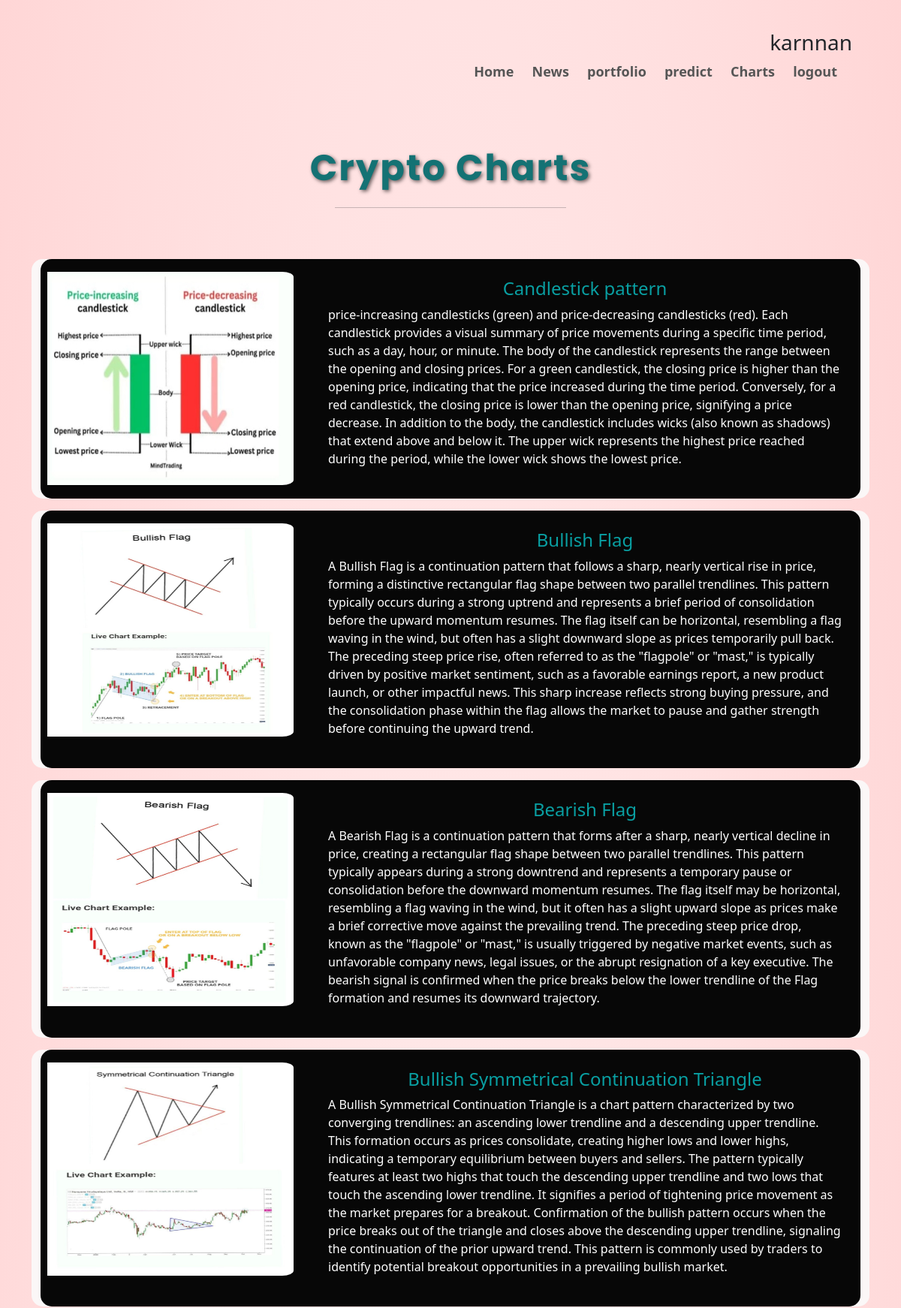
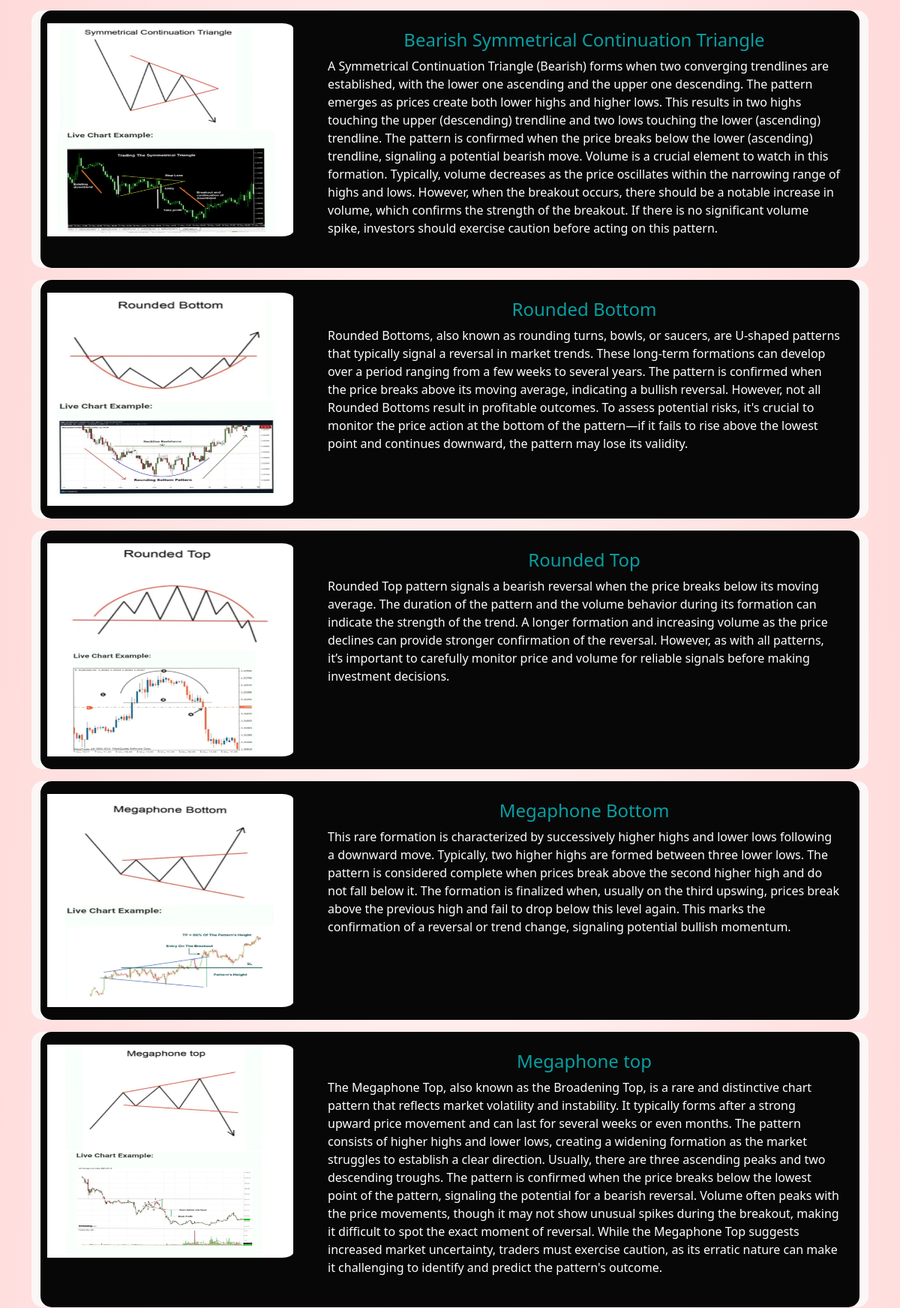
The app's page /chart/charts (signed in, upper part) with its own data (2 pictures, top to bottom).
### users/models.py (models this page shows)
class users(models.Model):
    name=models.CharField(max_length=200)
    user=models.OneToOneField(User,on_delete=models.CASCADE,related_name='user_profile')
    def __str__(self) -> str:
        return self.name

### charts/models.py (models this page shows)
class chart(models.Model):
    title =models.CharField(max_length=100,null=False)
    description=models.TextField()
    image=models.ImageField(upload_to='media')
    priority=models.IntegerField(default=0)
    def __str__(self) -> str:
        return self.title

### charts/views.py (the view, shortened to what this page needs)
# urls.py: path('charts',views.charts,name='charts'),
@login_required(login_url='/account')
def charts(request):
    form = FeedbackForm()
    chart_list=chart.objects.order_by('-priority')
    print(chart_list)
    for i in chart_list:
        print(i.title)
    context={'chart' : chart_list , 'form' :form}
    return render(request, 'lchart.html',context)

### templates/lchart.html
{% extends 'blank.html' %}
{% block content %}
{% include 'chart.html' %}
{% endblock content %}

### templates/blank.html (shortened to what this page needs)
{% load static %}
<!DOCTYPE html>
<html lang="en">
<head>
    <link rel="stylesheet" href="{% static 'css/bootstrap.css' %}">
    <link rel="stylesheet" href="{% static 'style.css' %}">
</head>
<body>
    <div class="header">
        <div class="containers">
            {% block menu %}
            {% include 'menu.html' %}
            {% endblock menu %}
            {% block content %}
            {% endblock content %}
        </div>
</body>
</html>

### templates/menu.html
{% load static %}
<div class="navbars">
    <nav>
        <h3>{{ user.user_profile }}</h3>
        <ul style="font-weight:bold; color:black;">
            {% if not user.is_authenticated %}
            <li><a href="{% url 'index' %}">Home</a></li>
            <li><a href="{% url 'account' %}">Account</a></li>
            {% else %}
            <li><a href="{% url 'homes' %}">Home</a></li>
            <li><a href="{% url 'newz' %}"> News</a></li>
           <li><a href="{% url 'portfolio' %}"> portfolio</a></li>
           <li><a href="{% url 'predicts' %}">predict</a></li>
           <li><a href="{% url 'charts' %}"> Charts</a></li>
            <li><a href="{% url 'signout' %}"> logout</a></li>
            {% endif %}
        </ul>
    </nav>
</div>

### templates/chart.html
{% load static %}
<div class="container">
  <div class="container-fluid" style="padding:20px; padding-top:30px">
    <div class="row justify-content-md-center">
      <div class="col-12 col-md-10 col-lg-8 col-xl-7 col-xxl-6">
        <h2 class="mb-4 display-5 text-center" id="h1heading">
          Crypto Charts
        </h2>
        <hr class="w-50 mx-auto mb-5 mb-xl-9 border-dark-subtle">
      </div>
    </div>
  </div>
  {% for list in chart %}
  <div class="container col-12 card-hover-effect" style="background-color:rgb(251, 247, 247); border-radius: 15px;">
    <div class="card mb-3 p-2" style="background-color:rgb(7, 7, 7); border-radius: 15px;">
      <div class="row g-0">
        <div class="col-4">
          <img src="{{ list.image.url}}" class="img-fluid rounded-start col-11 py-2"
               style="min-height:300px; max-height: 300px; max-width: 500px; border-radius: 15px;" alt="image missing">
        </div>
        <div class="col-md-8">
          <div class="card-body">
            <h4 class="card-title text-center" style="color:rgba(11, 239, 243, 0.659);"> {{list.title}}</h4>
            <p class="card-texts" style="color:white;">{{ list.description }}</p>
          </div>
        </div>
      </div>
    </div>
  </div>
  {% endfor %}
</div>

### static/style.css (style rules this page uses)
.header { background: radial-gradient(#fff,#ffd6d6); }
.containers { max-width: 1300px; margin: auto; padding-left: 25px; padding-right: 25px; }
.navbars { display: flex; align-items: center; padding: 40px; }
nav { flex: 1; text-align: right; }
nav ul { display: inline-block; list-style-type: none; }
nav ul li { display: inline-block; margin-right: 20px; }
a { text-decoration: none; color: #555; font-size: 18px; }
.card-hover-effect { transition: transform 0.3s, box-shadow 0.3s; }
#h1heading { font-family: 'Poppins', sans-serif; font-size: 3rem; font-weight: 700; color: rgb(20, 114, 116); letter-spacing: 2px; text-shadow: 2px 2px 5px rgba(0, 0, 0, 0.6); }

### records on screen
chart: image (picture), title "Candlestick pattern", description "price-increasing candlesticks (green) and price-decreasing candlesticks (red). Each candlestick provides a visual summary of price movements during a specific time period, such as a day, hour, or minute. The body of the candlestick represents the range between the opening and closing prices. For a green candlestick, the closing price is higher than the opening price, indicating that the price increased during the time period. Conversely, for a red candlestick, the closing price is lower than the opening price, signifying a price decrease. In addition to the body, the candlestick includes wicks (also known as shadows) that extend above and below it. The upper wick represents the highest…"
chart: image (picture), title "Bullish Flag", description "A Bullish Flag is a continuation pattern that follows a sharp, nearly vertical rise in price, forming a distinctive rectangular flag shape between two parallel trendlines. This pattern typically occurs during a strong uptrend and represents a brief period of consolidation before the upward momentum resumes. The flag itself can be horizontal, resembling a flag waving in the wind, but often has a slight downward slope as prices temporarily pull back. The preceding steep price rise, often referred to as the \"flagpole\" or \"mast,\" is typically driven by positive market sentiment, such as a favorable earnings report, a new product launch, or other impactful news. This sharp increase reflects…"
chart: image (picture), title "Bearish Flag", description "A Bearish Flag is a continuation pattern that forms after a sharp, nearly vertical decline in price, creating a rectangular flag shape between two parallel trendlines. This pattern typically appears during a strong downtrend and represents a temporary pause or consolidation before the downward momentum resumes. The flag itself may be horizontal, resembling a flag waving in the wind, but it often has a slight upward slope as prices make a brief corrective move against the prevailing trend. The preceding steep price drop, known as the \"flagpole\" or \"mast,\" is usually triggered by negative market events, such as unfavorable company news, legal issues, or the abrupt resignation of a key…"
chart: image (picture), title "Bullish Symmetrical Continuation Triangle", description "A Bullish Symmetrical Continuation Triangle is a chart pattern characterized by two converging trendlines: an ascending lower trendline and a descending upper trendline. This formation occurs as prices consolidate, creating higher lows and lower highs, indicating a temporary equilibrium between buyers and sellers. The pattern typically features at least two highs that touch the descending upper trendline and two lows that touch the ascending lower trendline. It signifies a period of tightening price movement as the market prepares for a breakout. Confirmation of the bullish pattern occurs when the price breaks out of the triangle and closes above the descending upper trendline, signaling…"
chart: image (picture), title "Bearish Symmetrical Continuation Triangle", description "A Symmetrical Continuation Triangle (Bearish) forms when two converging trendlines are established, with the lower one ascending and the upper one descending. The pattern emerges as prices create both lower highs and higher lows. This results in two highs touching the upper (descending) trendline and two lows touching the lower (ascending) trendline. The pattern is confirmed when the price breaks below the lower (ascending) trendline, signaling a potential bearish move. Volume is a crucial element to watch in this formation. Typically, volume decreases as the price oscillates within the narrowing range of highs and lows. However, when the breakout occurs, there should be a notable increase…"
chart: image (picture), title "Rounded Bottom", description "Rounded Bottoms, also known as rounding turns, bowls, or saucers, are U-shaped patterns that typically signal a reversal in market trends. These long-term formations can develop over a period ranging from a few weeks to several years. The pattern is confirmed when the price breaks above its moving average, indicating a bullish reversal. However, not all Rounded Bottoms result in profitable outcomes. To assess potential risks, it's crucial to monitor the price action at the bottom of the pattern—if it fails to rise above the lowest point and continues downward, the pattern may lose its validity."
chart: image (picture), title "Rounded Top", description "Rounded Top pattern signals a bearish reversal when the price breaks below its moving average. The duration of the pattern and the volume behavior during its formation can indicate the strength of the trend. A longer formation and increasing volume as the price declines can provide stronger confirmation of the reversal. However, as with all patterns, it’s important to carefully monitor price and volume for reliable signals before making investment decisions."
chart: image (picture), title "Megaphone Bottom", description "This rare formation is characterized by successively higher highs and lower lows following a downward move. Typically, two higher highs are formed between three lower lows. The pattern is considered complete when prices break above the second higher high and do not fall below it. The formation is finalized when, usually on the third upswing, prices break above the previous high and fail to drop below this level again. This marks the confirmation of a reversal or trend change, signaling potential bullish momentum."
chart: image (picture), title "Megaphone top", description "The Megaphone Top, also known as the Broadening Top, is a rare and distinctive chart pattern that reflects market volatility and instability. It typically forms after a strong upward price movement and can last for several weeks or even months. The pattern consists of higher highs and lower lows, creating a widening formation as the market struggles to establish a clear direction. Usually, there are three ascending peaks and two descending troughs. The pattern is confirmed when the price breaks below the lowest point of the pattern, signaling the potential for a bearish reversal. Volume often peaks with the price movements, though it may not show unusual spikes during the breakout, making…"

### other values on screen
{{ user.user_profile }} "karnnan"
